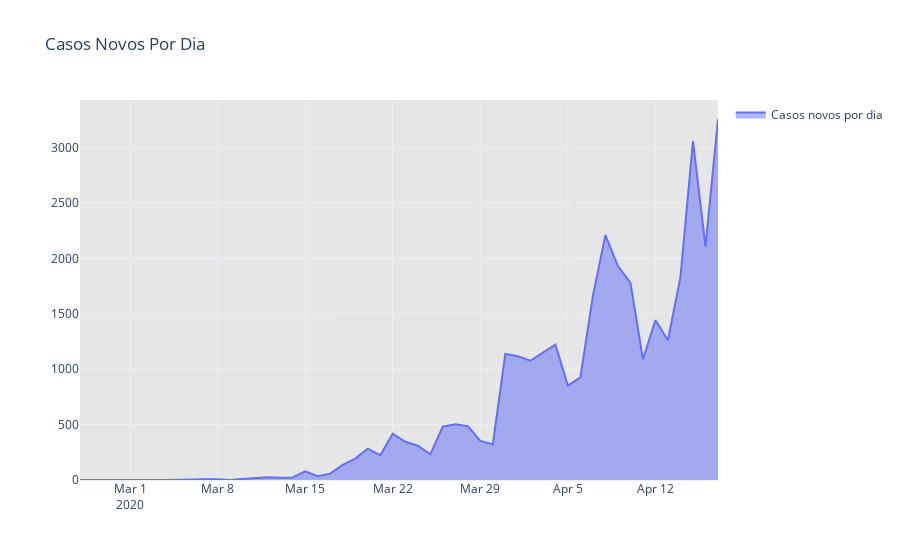

Notebook source saved alongside this figure:
### Code cell
from datetime import datetime
now = datetime.now()
fig2 = go.Figure()
    
fig2.add_trace(go.Scatter(x = casosNovosDia.data, y = casosNovosDia['casosNovos'], name="Casos novos por dia",fill='tonexty'))


fig2.update_layout(title='Casos Novos Por Dia',
                   plot_bgcolor='rgb(230, 230,230)',
                   showlegend=True, template="plotly_white",
)

fig2.show()
plotly.offline.plot(fig2, filename='HTML/NovosCasosBrasilDia.html', auto_open=False)

### Figure 1 — Plotly figure (JSON) as saved in the notebook; plotly's stock layout.template omitted (floating-point values rounded to 4 significant figures)
{"data": [{"fill": "tonexty", "name": "Casos novos por dia", "type": "scatter", "x": ["2020-02-26", "2020-02-27", "2020-02-28", "2020-02-29", "2020-03-01", "2020-03-02", "2020-03-03", "2020-03-04", "2020-03-05", "2020-03-06", "2020-03-07", "2020-03-08", "2020-03-09", "2020-03-10", "2020-03-11", "2020-03-12", "2020-03-13", "2020-03-14", "2020-03-15", "2020-03-16", "2020-03-17", "2020-03-18", "2020-03-19", "2020-03-20", "2020-03-21", "2020-03-22", "2020-03-23", "2020-03-24", "2020-03-25", "2020-03-26", "2020-03-27", "2020-03-28", "2020-03-29", "2020-03-30", "2020-03-31", "2020-04-01", "2020-04-02", "2020-04-03", "2020-04-04", "2020-04-05", "2020-04-06", "2020-04-07", "2020-04-08", "2020-04-09", "2020-04-10", "2020-04-11", "2020-04-12", "2020-04-13", "2020-04-14", "2020-04-15", "2020-04-16", "2020-04-17"], "y": [1, 0, 0, 1, 0, 0, 0, 1, 4, 6, 6, 6, 0, 9, 18, 25, 21, 23, 79, 34, 57, 137, 193, 283, 224, 418, 345, 310, 232, 482, 502, 486, 353, 323, 1138, 1117, 1076, 1146, 1222, 852, 926, 1661, 2210, 1930, 1781, 1089, 1442, 1261, 1832, 3058, 2105, 3257]}], "layout": {"plot_bgcolor": "rgb(230, 230,230)", "showlegend": true, "title": {"text": "Casos Novos Por Dia"}}}
